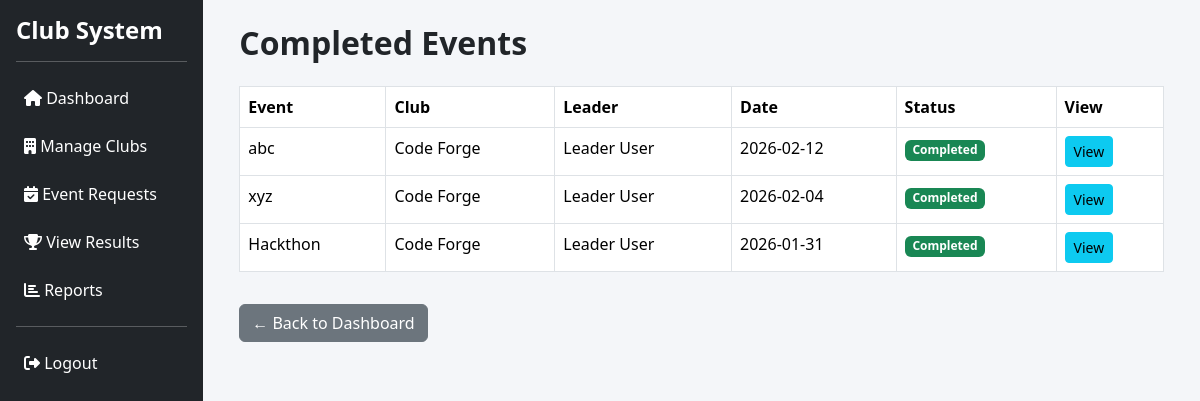
/admin/events_list.php?type=completed (signed in), run on the app's committed database.
### tables this page shows
CREATE TABLE `events` (
  `event_id` int(11) NOT NULL,
  `club_id` int(11) NOT NULL,
  `created_by` int(11) NOT NULL,
  `title` varchar(150) NOT NULL,
  `description` text DEFAULT NULL,
  `event_date` date DEFAULT NULL,
  `approval_status` enum('pending','approved','rejected') DEFAULT 'pending',
  `created_at` timestamp NOT NULL DEFAULT current_timestamp()
);

CREATE TABLE `clubs` (
  `club_id` int(11) NOT NULL,
  `club_name` varchar(100) NOT NULL,
  `description` text DEFAULT NULL,
  `leader_id` int(11) DEFAULT NULL,
  `faculty_id` int(11) DEFAULT NULL,
  `created_at` timestamp NOT NULL DEFAULT current_timestamp()
);

CREATE TABLE `users` (
  `user_id` int(11) NOT NULL,
  `name` varchar(100) NOT NULL,
  `email` varchar(100) NOT NULL,
  `password` varchar(255) NOT NULL,
  `role` enum('admin','leader','student','faculty') NOT NULL,
  `status` enum('active','inactive') DEFAULT 'active',
  `created_at` timestamp NOT NULL DEFAULT current_timestamp(),
  `reset_token` varchar(255) DEFAULT NULL,
  `reset_token_expiry` datetime DEFAULT NULL
);

### src/admin/events_list.php (the view, shortened to what this page needs)
<?php
include "../config/db.php";
include "../includes/header.php";
include "../includes/sidebar.php";
$type = $_GET['type'] ?? 'pending';
if ($type == 'pending') {
    $title = "Pending Events";
    $query = "
        SELECT e.*, c.club_name, u.name AS leader_name
        FROM events e
        JOIN clubs c ON e.club_id = c.club_id
        JOIN users u ON e.created_by = u.user_id
        WHERE e.approval_status = 'pending'
        ORDER BY e.event_date ASC
    ";
}
elseif ($type == 'completed') {
    $title = "Completed Events";
    $query = "
        SELECT e.*, c.club_name, u.name AS leader_name
        FROM events e
        JOIN clubs c ON e.club_id = c.club_id
        JOIN users u ON e.created_by = u.user_id
        WHERE e.approval_status = 'approved'
        AND e.event_date < CURDATE()
        ORDER BY e.event_date DESC
    ";
}
else {
    header("Location: dashboard.php");
    exit;
}
$events = mysqli_query($conn, $query);
?>
<div class="container-fluid">
<h2 class="mb-4"><?= $title ?></h2>
<?php if(mysqli_num_rows($events) == 0){ ?>
    <div class="alert alert-info">No events found.</div>
<?php } else { ?>
<table class="table table-bordered table-hover">
<tr>
    <th>Event</th>
    <th>Club</th>
    <th>Leader</th>
    <th>Date</th>
    <th>Status</th>
    <th>View</th>
</tr>
<?php while($e = mysqli_fetch_assoc($events)){ ?>
<tr>
    <td><?= $e['title'] ?></td>
    <td><?= $e['club_name'] ?></td>
    <td><?= $e['leader_name'] ?></td>
    <td><?= $e['event_date'] ?></td>
    <td>
        <?php if($type == 'pending'){ ?>
            <span class="badge bg-warning">Pending</span>
        <?php } elseif($type == 'upcoming'){ ?>
            <span class="badge bg-primary">Upcoming</span>
        <?php } else { ?>
            <span class="badge bg-success">Completed</span>
        <?php } ?>
    </td>
    <td>
        <a href="event_view.php?id=<?= $e['event_id'] ?>" class="btn btn-info btn-sm">
            View
        </a>
    </td>
</tr>
<?php } ?>
</table>
<?php } ?>
<a href="dashboard.php" class="btn btn-secondary mt-3">← Back to Dashboard</a>
</div>
<?php include "../includes/footer.php"; ?>

### src/assets/css/style.css (style rules this page uses)
body { background-color: #f4f6f9; font-family: 'Segoe UI', sans-serif; }
.table { background: #fff; }
h2, h4, h5 { font-weight: 600; }

### data on the page
events: title "abc", club.club_name "Code Forge", created_by.name "Leader User", event_date "2026-02-12"
events: title "xyz", club.club_name "Code Forge", created_by.name "Leader User", event_date "2026-02-04"
events: title "Hackthon", club.club_name "Code Forge", created_by.name "Leader User", event_date "2026-01-31"

### other printed values
$title "Completed Events"
